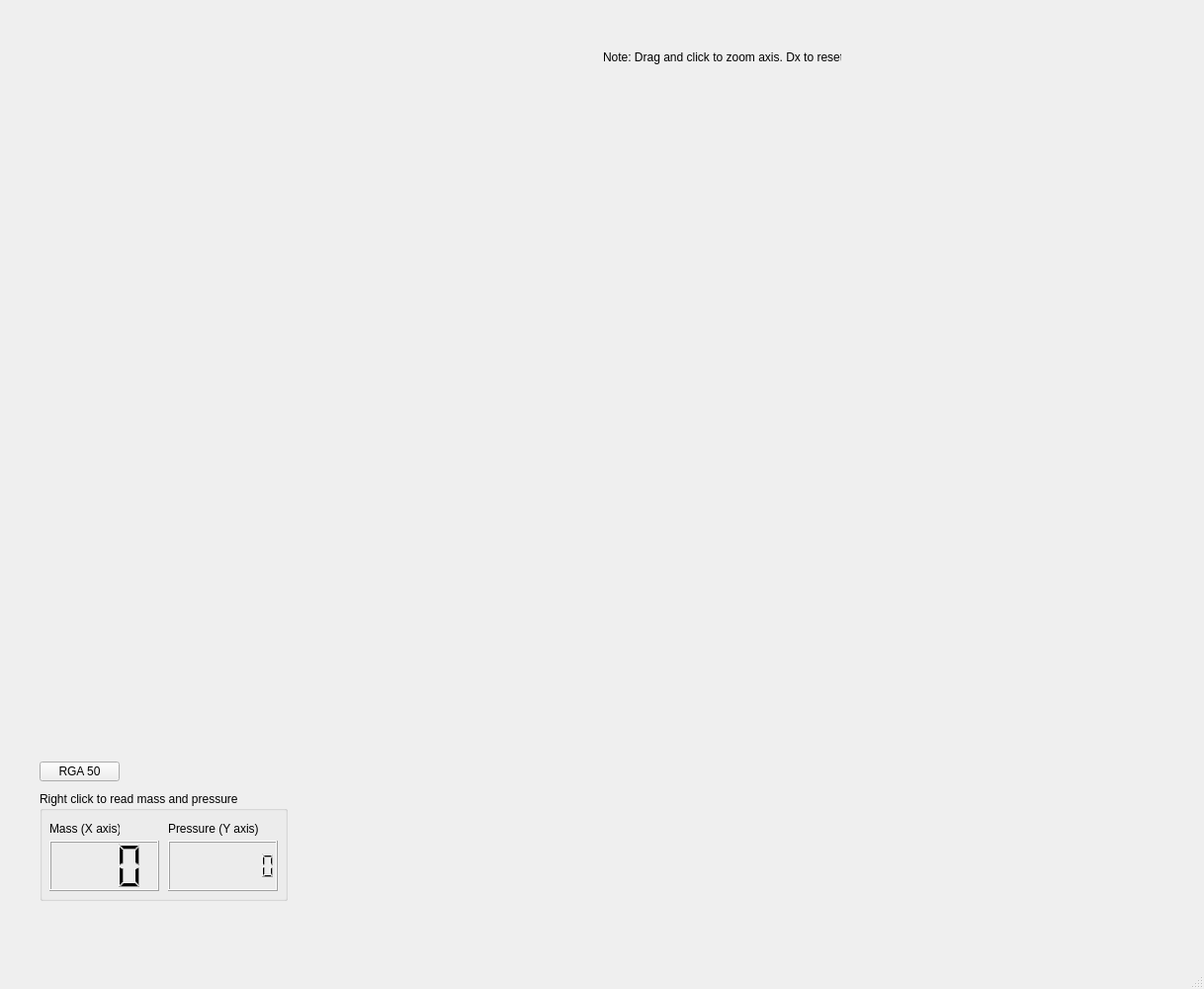
<?xml version="1.0" encoding="UTF-8"?>
<ui version="4.0">
 <class>MainWindow</class>
 <widget class="QMainWindow" name="MainWindow">
  <property name="geometry">
   <rect>
    <x>0</x>
    <y>0</y>
    <width>1218</width>
    <height>1000</height>
   </rect>
  </property>
  <property name="windowTitle">
   <string>MainWindow</string>
  </property>
  <widget class="QWidget" name="centralwidget">
   <widget class="QEPlotter" name="qeplotter">
    <property name="geometry">
     <rect>
      <x>40</x>
      <y>40</y>
      <width>1151</width>
      <height>721</height>
     </rect>
    </property>
    <property name="enableContextMenu" stdset="0">
     <bool>true</bool>
    </property>
    <property name="toolBarVisible">
     <bool>true</bool>
    </property>
    <property name="pvItemsVisible">
     <bool>true</bool>
    </property>
    <property name="statusVisible">
     <bool>false</bool>
    </property>
    <property name="yLogarithmic">
     <bool>true</bool>
    </property>
    <property name="contextMenuEmitText" stdset="0">
     <string>Export mass and pressure</string>
    </property>
    <property name="DataVariableX" stdset="0">
     <string/>
    </property>
    <property name="DataVariableA" stdset="0">
     <string extracomment="test">chas:BAR</string>
    </property>
    <property name="DataVariableB" stdset="0">
     <string>chbs:BAR</string>
    </property>
    <property name="DataVariableC" stdset="0">
     <string>chcs:BAR</string>
    </property>
    <property name="DataVariableD" stdset="0">
     <string>chds:BAR</string>
    </property>
    <property name="SizeVariableX" stdset="0">
     <string/>
    </property>
    <property name="SizeVariableA" stdset="0">
     <string/>
    </property>
    <property name="AliasNameX" stdset="0">
     <string>Mass</string>
    </property>
    <property name="AliasNameA" stdset="0">
     <string>RGA1</string>
    </property>
    <property name="AliasNameB" stdset="0">
     <string>RGA2</string>
    </property>
    <property name="AliasNameC" stdset="0">
     <string>RGA3</string>
    </property>
    <property name="AliasNameD" stdset="0">
     <string>RGA4</string>
    </property>
    <property name="AliasNameE" stdset="0">
     <string/>
    </property>
   </widget>
   <widget class="QEPushButton" name="qepushbutton_27">
    <property name="geometry">
     <rect>
      <x>40</x>
      <y>770</y>
      <width>81</width>
      <height>20</height>
     </rect>
    </property>
    <property name="text">
     <string>RGA 50</string>
    </property>
    <property name="checkable">
     <bool>false</bool>
    </property>
    <property name="variable" stdset="0">
     <string/>
    </property>
    <property name="altReadbackVariable" stdset="0">
     <string/>
    </property>
    <property name="pressText">
     <string>1</string>
    </property>
    <property name="guiFile" stdset="0">
     <string>barchart.ui</string>
    </property>
    <property name="creationOption" stdset="0">
     <enum>QEPushButton::NewTab</enum>
    </property>
   </widget>
   <widget class="QGroupBox" name="groupBox">
    <property name="geometry">
     <rect>
      <x>40</x>
      <y>800</y>
      <width>251</width>
      <height>111</height>
     </rect>
    </property>
    <property name="title">
     <string>Right click to read mass and pressure</string>
    </property>
    <widget class="QLCDNumber" name="lcdNumber">
     <property name="geometry">
      <rect>
       <x>10</x>
       <y>50</y>
       <width>111</width>
       <height>51</height>
      </rect>
     </property>
     <property name="digitCount">
      <number>3</number>
     </property>
     <property name="mode">
      <enum>QLCDNumber::Dec</enum>
     </property>
    </widget>
    <widget class="QLCDNumber" name="lcdNumber_2">
     <property name="geometry">
      <rect>
       <x>130</x>
       <y>50</y>
       <width>111</width>
       <height>51</height>
      </rect>
     </property>
     <property name="digitCount">
      <number>8</number>
     </property>
     <property name="mode">
      <enum>QLCDNumber::Dec</enum>
     </property>
    </widget>
    <widget class="QLabel" name="label">
     <property name="geometry">
      <rect>
       <x>10</x>
       <y>30</y>
       <width>71</width>
       <height>16</height>
      </rect>
     </property>
     <property name="text">
      <string>Mass (X axis)</string>
     </property>
    </widget>
    <widget class="QLabel" name="label_2">
     <property name="geometry">
      <rect>
       <x>130</x>
       <y>30</y>
       <width>101</width>
       <height>16</height>
      </rect>
     </property>
     <property name="text">
      <string>Pressure (Y axis)</string>
     </property>
    </widget>
   </widget>
   <widget class="QLabel" name="label_3">
    <property name="geometry">
     <rect>
      <x>610</x>
      <y>50</y>
      <width>241</width>
      <height>16</height>
     </rect>
    </property>
    <property name="text">
     <string>Note: Drag and click to zoom axis. Dx to reset.</string>
    </property>
   </widget>
  </widget>
  <widget class="QMenuBar" name="menubar">
   <property name="geometry">
    <rect>
     <x>0</x>
     <y>0</y>
     <width>1218</width>
     <height>21</height>
    </rect>
   </property>
  </widget>
  <widget class="QStatusBar" name="statusbar"/>
  <action name="actionClose">
   <property name="text">
    <string> Open as Window</string>
   </property>
  </action>
  <action name="actionClose_Window">
   <property name="text">
    <string>Close Tab</string>
   </property>
  </action>
 </widget>
 <customwidgets>
  <customwidget>
   <class>QEPlotter</class>
   <extends>QEFrame</extends>
   <header>QEPlotter.h</header>
  </customwidget>
  <customwidget>
   <class>QEPushButton</class>
   <extends>QPushButton</extends>
   <header>QEPushButton.h</header>
  </customwidget>
  <customwidget>
   <class>QEFrame</class>
   <extends>QFrame</extends>
   <header>QEFrame.h</header>
   <container>1</container>
  </customwidget>
 </customwidgets>
 <resources/>
 <connections>
  <connection>
   <sender>qeplotter</sender>
   <signal>yCoordinateSelected(double)</signal>
   <receiver>lcdNumber_2</receiver>
   <slot>display(double)</slot>
   <hints>
    <hint type="sourcelabel">
     <x>526</x>
     <y>655</y>
    </hint>
    <hint type="destinationlabel">
     <x>275</x>
     <y>903</y>
    </hint>
   </hints>
  </connection>
  <connection>
   <sender>qeplotter</sender>
   <signal>xCoordinateSelected(double)</signal>
   <receiver>lcdNumber</receiver>
   <slot>display(double)</slot>
   <hints>
    <hint type="sourcelabel">
     <x>194</x>
     <y>688</y>
    </hint>
    <hint type="destinationlabel">
     <x>109</x>
     <y>876</y>
    </hint>
   </hints>
  </connection>
 </connections>
</ui>
